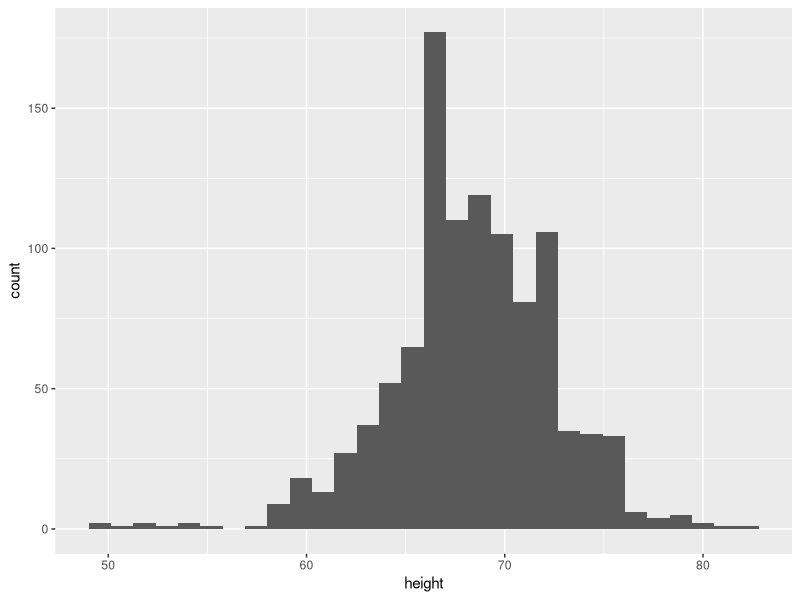
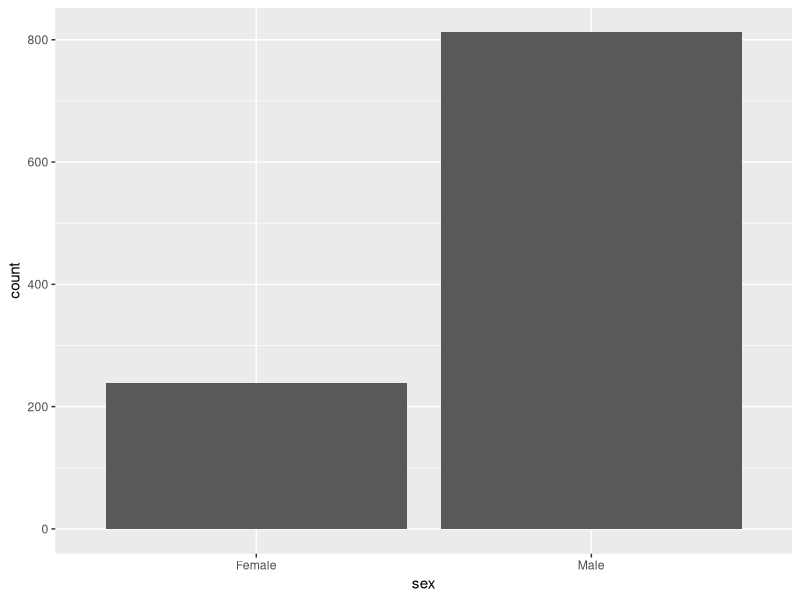

Recreate these plots in R, in order.
## ---- chunk 1
library(tidyverse)
library(dslabs)
## ---- chunk 2
view(heights)
## ---- chunk 3

heights %>%
  ggplot(aes(x = height)) +
  geom_histogram()

## ---- chunk 4
height_sum_stats <- heights %>%
    summarize(avg = mean(height), med = median(height), 
              standard_dev = sd(height), sample_size = n(), iqr = IQR(height))

height_sum_stats
## ---- chunk 5

t.test(heights$height, conf.level = 0.95)

## ---- chunk 6

heights %>%
  ggplot(aes(x = sex)) +
  geom_bar()
## ---- chunk 7

sex_count <- heights %>%
            group_by(sex) %>%
            summarize(count = n()) %>%
            mutate(prop = count/sum(count)) %>%
            arrange(desc(count))
sex_count

n <- sum(sex_count$count)
n
## ---- chunk 8
prop.test(812, 1050, conf.level = 0.95)
